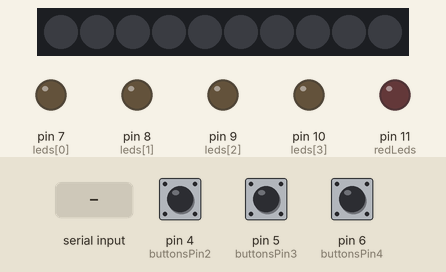
A sketch run on a simulated Arduino Uno, built with avr-gcc and run on an emulated ATmega328P. Shown: 10 RGB LEDs in strip order, left to right, output pins drawn as LEDs (lit = HIGH). The inputs (shaded band) are chosen by the test bench; at power-on: pin 4 (buttonsPin2) LOW, pin 5 (buttonsPin3) LOW, pin 6 (buttonsPin4) LOW. What the sketch prints to the serial monitor is not drawn.

Above: at 2.2 s.
2.3 s: pin 4 (buttonsPin2) pulled HIGH for 0.15 s
At 3.3 s:
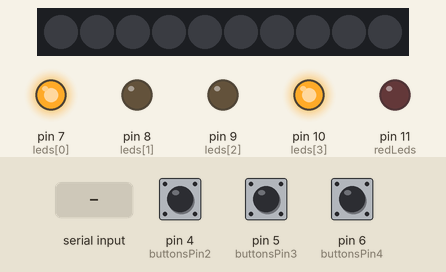
3.9 s: "alarma" received over Serial
At 4.5 s:
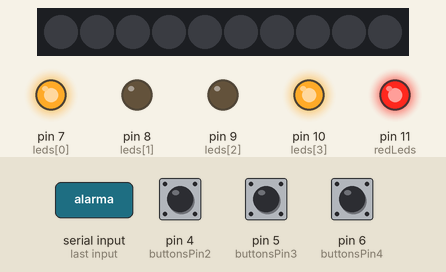
5.4 s: pin 5 (buttonsPin3) pulled HIGH for 0.15 s
At 6.0 s:
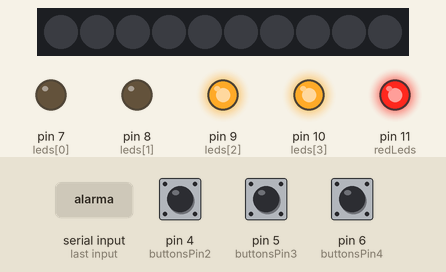
7.0 s: pin 6 (buttonsPin4) pulled HIGH for 0.15 s
At 8.2 s:
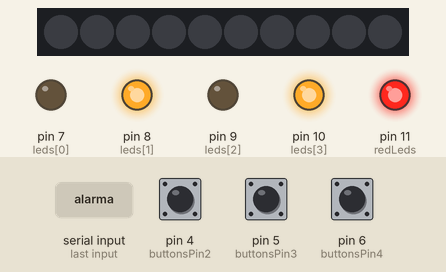
8.6 s: "reset" received over Serial
At 9.3 s:
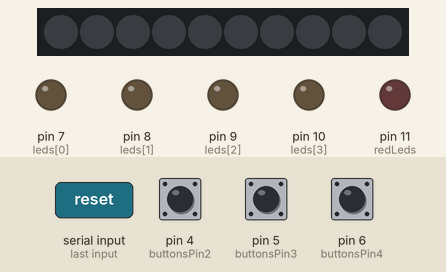
10.2 s: pin 5 (buttonsPin3) pulled HIGH for 1 s
At 10.6 s:
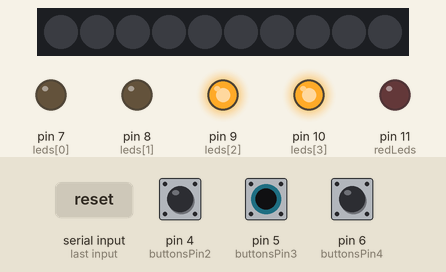
Timing chart, 0 to 13.2 s (numbered marks = the images above; inputs shaded):
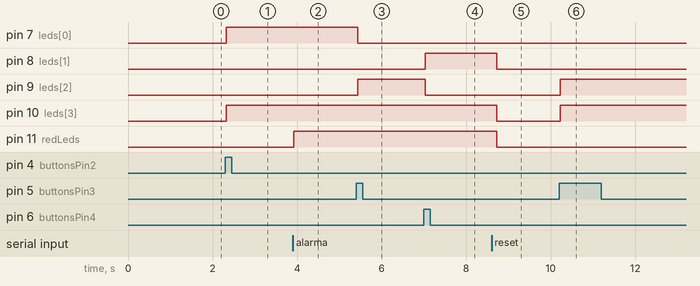

The sketch:

mapa-leds.ino
```cpp
/*
androMapa

ip:  192.168.0.71

port:  7001

MANDA:

-

RECIBE:

reset
alarma

*/


#include <Bounce2.h>   // https://github.com/thomasfredericks/Bounce2
#include <Adafruit_NeoPixel.h>

// do en regular arduino!


/////////////////// VARIABLES


bool alarma = false;

const int leds[] = {7, 8, 9, 10} ;       //normal led w 230 resistance     con D4 hay un tema raro

const int redLeds = 11;

#define buttonsPin1 3    //button w 1k / 10k resistance
#define buttonsPin2 4
#define buttonsPin3 5
#define buttonsPin4 6

#define PIXEL_PIN    3    // Digital IO pin connected to the NeoPixels.
#define PIXEL_COUNT 10
Adafruit_NeoPixel strip = Adafruit_NeoPixel(PIXEL_COUNT, PIXEL_PIN, NEO_GRB + NEO_KHZ800);

int pos = 0;  // para strip que se mueve

Bounce buttons[4];

Bounce buttons0 = Bounce();
Bounce buttons1 = Bounce();
Bounce buttons2 = Bounce();
Bounce buttons3 = Bounce();

const int debounceInterval = 25;


const int pattern[4][4] = {
  {LOW, HIGH, HIGH, HIGH},
  {HIGH, LOW, LOW, HIGH},
  {LOW, LOW, HIGH, HIGH},
  {LOW, HIGH, LOW, HIGH},
};


String incomingData = "";
char character;
int lastCharTime = 0;


/////////////////// END


//WiFiUDP UDP;
//boolean udpConnected = false;
//char packetBuffer[UDP_TX_PACKET_MAX_SIZE]; //buffer to hold incoming packet,
//char ReplyBuffer[] = "acknowledged"; // a string to send back
//
//ESP8266WebServer server(80);   //connecto HTTP in

void setup() {

  Serial.begin(115200);
  delay(1000);


///////////////////   initialise pins


      pinMode(leds[0],OUTPUT);
      pinMode(leds[1],OUTPUT);
      pinMode(leds[2],OUTPUT);
      pinMode(leds[3],OUTPUT);

      pinMode(redLeds,OUTPUT);

      strip.begin();
      strip.show(); // Initialize all pixels to 'off'

      pinMode(buttonsPin1,INPUT_PULLUP);
      pinMode(buttonsPin1,INPUT_PULLUP);
      pinMode(buttonsPin1,INPUT_PULLUP);
      pinMode(buttonsPin1,INPUT_PULLUP);

      buttons0.attach(buttonsPin1);
      buttons0.interval(debounceInterval);
      buttons1.attach(buttonsPin2);
      buttons1.interval(debounceInterval);
      buttons2.attach(buttonsPin3);
      buttons2.interval(debounceInterval);
      buttons3.attach(buttonsPin4);
      buttons3.interval(debounceInterval);

/////////////////// END

}


void handleTest()
{
//   server.send(200, "text/plain", controllerId);
   //Serial.println("testing request");
   Serial.println("ok");
}


void loop() {


/////////////////// ACTUAL CODE

        buttons0.update();
        buttons1.update();
        buttons2.update();
        buttons3.update();


        if(buttons0.rose())
        {
             Serial.println("pressed button");
              for(int j=0 ; j <4 ; j++)       // j = leds
              {
                int ledState = pattern[0][j];
                digitalWrite(leds[j], ledState);
                Serial.print("button1");
                //Serial1.print("button1");
              }
        }

        if(buttons1.rose())
        {
             Serial.println("pressed button");
              for(int j=0 ; j <4 ; j++)       // j = leds
              {
                int ledState = pattern[1][j];
                digitalWrite(leds[j], ledState);
                Serial.print("button2");
                //Serial1.print("button2");
              }
        }

        if(buttons2.rose())
        {
             Serial.println("pressed button");
              for(int j=0 ; j <4 ; j++)       // j = leds
              {
                int ledState = pattern[2][j];
                digitalWrite(leds[j], ledState);
                Serial.print("button3");
                //Serial1.print("button3");
              }
        }

        if(buttons3.rose())
        {
             Serial.println("pressed button");
              for(int j=0 ; j <4 ; j++)       // j = leds
              {
                int ledState = pattern[3][j];
                digitalWrite(leds[j], ledState);
                Serial.print("button4");
                //Serial1.print("button4");

              }
        }


    if (alarma == true)
    {
        digitalWrite(redLeds,HIGH);
        updateStrip(4);
    }

    checkIncoming();


/////////////////// END

}

void updateStrip(uint8_t wait)
{

    for(int i=0; i< strip.numPixels(); i++)
    {

      int strength = map(i+ pos, 0, strip.numPixels(), 0, 254);

      strip.setPixelColor(i, 0,0, strength);
    }
    delay(wait);
    pos += 1 % strip.numPixels();
}
```

incoming.ino
```cpp
/////// nexo con wemos

void checkIncoming()
{


    //   messages from wemos
    while (Serial.available())
    {
        // read the incoming byte:
        character = Serial.read();
        incomingData = String(incomingData + character);
        lastCharTime = 0;
    }

    lastCharTime +=1;


    if (incomingData != "" && lastCharTime > 25)
    {
       // say what you got:
       Serial.print("I received: ");
       Serial.println(incomingData);
       incomingData.trim();   //remove spaces & enters

       if(incomingData.equals("reset"))
       {
          handleReset();
       }

       if(incomingData.equals("alarma"))
       {
          handleAlarma();
       }


       incomingData = "";
     }


  }


void handleReset()
{
   Serial.println("doiing a reset");

///////////////////  VARIABLES TO RESET
  digitalWrite(leds[0],LOW);
  digitalWrite(leds[1],LOW);
  digitalWrite(leds[2],LOW);
  digitalWrite(leds[3],LOW);

  digitalWrite(redLeds,LOW);
  alarma = false;

 /////////////////// END

}

void handleAlarma()
{
   Serial.println("alarma");

///////////////////  VARIABLES TO RESET
  alarma = true;

 /////////////////// END

}
```

Measured:
- after the input at 2.3 s, pin 7 (leds[0]), pin 10 (leds[3]): LOW → HIGH at once
- after the input at 3.9 s, pin 11 (redLeds): LOW → HIGH at once
- after the input at 5.4 s, pin 7 (leds[0]): HIGH → LOW at once; pin 9 (leds[2]): LOW → HIGH at once
- after the input at 7.0 s, pin 8 (leds[1]): LOW → HIGH at once; pin 9 (leds[2]): HIGH → LOW at once
- after the input at 8.6 s, pin 8 (leds[1]), pin 10 (leds[3]), pin 11 (redLeds): HIGH → LOW after 0.12 s
- after the input at 10.2 s, pin 9 (leds[2]), pin 10 (leds[3]): LOW → HIGH at once
